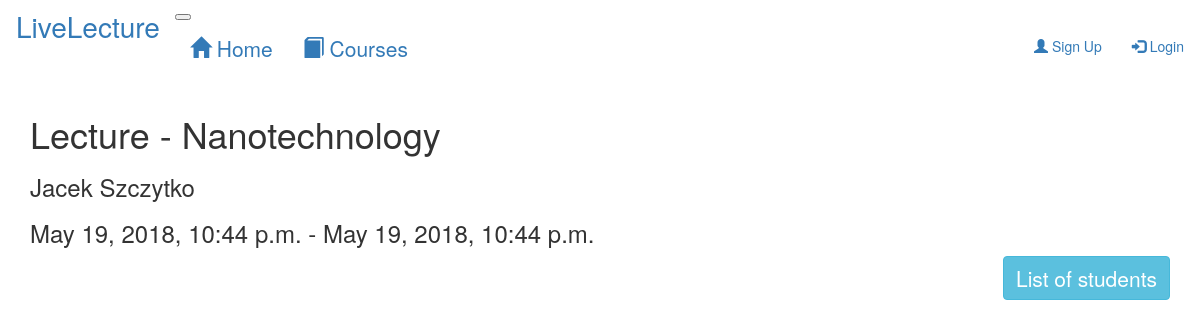
/lecture/1, run on the app's committed database.
### LiveLecture/models.py (models this page shows, shortened)
class Lecture(models.Model):
    lecturer = models.ForeignKey(User, on_delete=models.CASCADE)
    name = models.CharField(max_length=50, unique=True)
    description = models.CharField(max_length=500)
    max_students = models.IntegerField()
    startTime = models.DateTimeField(default=datetime.now())
    endTime = models.DateTimeField(default=datetime.now())

class User(AbstractUser):
    first_name = models.CharField(max_length=20)
    last_name = models.CharField(max_length=20)
    is_lecturer = models.NullBooleanField()

### LiveLecture/views.py (the view)
# urls.py: path('lecture/<int:pk>',views.lecture, name='lecture'),
def lecture(request, pk):
    template = loader.get_template('LiveLecture/lecture.html')
    lecture = Lecture.objects.filter(pk=pk)[0]
    if lecture is None:
        raise ValueError("There is no lecture with this pk!")
    substriptions = Subscription.objects.filter(lecture=lecture)
    students = []
    for substription in substriptions:
        students.append(substription.student)
    messages = Messages.objects.filter(lecture=lecture).order_by('-likes')
    context = {'lecture': lecture, 'students': students, 'messages' : messages}
    return render(request, 'LiveLecture/lecture.html', context)

### LiveLecture/templates/LiveLecture/lecture.html (shortened to what this page needs)
{% extends 'LiveLecture/base.html' %}
{% block content %}
    <h1 class="mt-5">Lecture - {{ lecture.name }}</h1>
    <h3 class="mt-3">{{ lecture.lecturer.first_name }} {{ lecture.lecturer.last_name }}</h3>
    <h3 class="mt-5">{{ lecture.startTime }} - {{ lecture.endTime }}</h3>
    <div class="form-row text-right margin mt-5">
        <button type="button" class="btn btn-info" data-toggle="collapse" data-target="#list" style="font-size: 1.5em">
            List of students
        </button>
    </div>
{% endblock %}

### data on the page
Lecture: name "Nanotechnology", lecturer.first_name "Jacek", lecturer.last_name "Szczytko", startTime "May 19, 2018, 10:44 p.m.", endTime "May 19, 2018, 10:44 p.m."
